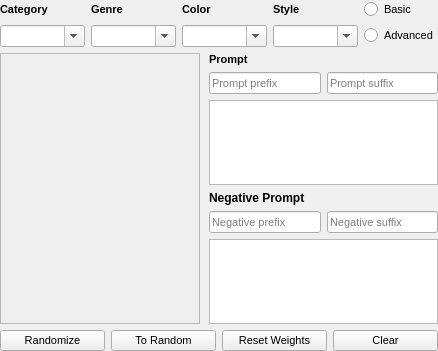
<?xml version="1.0" encoding="UTF-8"?>
<ui version="4.0">
 <class>Form</class>
 <widget class="QWidget" name="Form">
  <property name="geometry">
   <rect>
    <x>0</x>
    <y>0</y>
    <width>438</width>
    <height>351</height>
   </rect>
  </property>
  <property name="windowTitle">
   <string>Form</string>
  </property>
  <layout class="QGridLayout" name="gridLayout">
   <property name="leftMargin">
    <number>0</number>
   </property>
   <property name="topMargin">
    <number>0</number>
   </property>
   <property name="rightMargin">
    <number>0</number>
   </property>
   <property name="bottomMargin">
    <number>0</number>
   </property>
   <item row="1" column="0">
    <layout class="QGridLayout" name="gridLayout_9">
     <property name="horizontalSpacing">
      <number>9</number>
     </property>
     <item row="0" column="1">
      <widget class="QScrollArea" name="scrollArea">
       <property name="sizePolicy">
        <sizepolicy hsizetype="MinimumExpanding" vsizetype="Expanding">
         <horstretch>0</horstretch>
         <verstretch>0</verstretch>
        </sizepolicy>
       </property>
       <property name="minimumSize">
        <size>
         <width>200</width>
         <height>120</height>
        </size>
       </property>
       <property name="widgetResizable">
        <bool>true</bool>
       </property>
       <widget class="QWidget" name="scroll_grid">
        <property name="geometry">
         <rect>
          <x>0</x>
          <y>0</y>
          <width>198</width>
          <height>263</height>
         </rect>
        </property>
       </widget>
      </widget>
     </item>
     <item row="0" column="2">
      <layout class="QVBoxLayout" name="verticalLayout_3">
       <property name="spacing">
        <number>6</number>
       </property>
       <item>
        <widget class="QLabel" name="label_16">
         <property name="sizePolicy">
          <sizepolicy hsizetype="Maximum" vsizetype="Preferred">
           <horstretch>0</horstretch>
           <verstretch>0</verstretch>
          </sizepolicy>
         </property>
         <property name="maximumSize">
          <size>
           <width>200</width>
           <height>16777215</height>
          </size>
         </property>
         <property name="font">
          <font>
           <pointsize>8</pointsize>
           <bold>true</bold>
          </font>
         </property>
         <property name="text">
          <string>Prompt</string>
         </property>
        </widget>
       </item>
       <item>
        <layout class="QHBoxLayout" name="horizontalLayout">
         <property name="spacing">
          <number>6</number>
         </property>
         <item>
          <widget class="QLineEdit" name="prompt_prefix">
           <property name="font">
            <font>
             <pointsize>8</pointsize>
            </font>
           </property>
           <property name="placeholderText">
            <string>Prompt prefix</string>
           </property>
          </widget>
         </item>
         <item>
          <widget class="QLineEdit" name="prompt_suffix">
           <property name="font">
            <font>
             <pointsize>8</pointsize>
            </font>
           </property>
           <property name="placeholderText">
            <string>Prompt suffix</string>
           </property>
          </widget>
         </item>
        </layout>
       </item>
       <item>
        <widget class="QTextBrowser" name="prompt_text">
         <property name="sizePolicy">
          <sizepolicy hsizetype="MinimumExpanding" vsizetype="Expanding">
           <horstretch>0</horstretch>
           <verstretch>0</verstretch>
          </sizepolicy>
         </property>
         <property name="minimumSize">
          <size>
           <width>200</width>
           <height>0</height>
          </size>
         </property>
         <property name="maximumSize">
          <size>
           <width>16777215</width>
           <height>16777215</height>
          </size>
         </property>
         <property name="font">
          <font>
           <pointsize>8</pointsize>
          </font>
         </property>
         <property name="readOnly">
          <bool>false</bool>
         </property>
        </widget>
       </item>
       <item>
        <widget class="QLabel" name="label_17">
         <property name="sizePolicy">
          <sizepolicy hsizetype="Maximum" vsizetype="Preferred">
           <horstretch>0</horstretch>
           <verstretch>0</verstretch>
          </sizepolicy>
         </property>
         <property name="maximumSize">
          <size>
           <width>200</width>
           <height>16777215</height>
          </size>
         </property>
         <property name="font">
          <font>
           <pointsize>9</pointsize>
           <bold>true</bold>
          </font>
         </property>
         <property name="text">
          <string>Negative Prompt</string>
         </property>
        </widget>
       </item>
       <item>
        <layout class="QHBoxLayout" name="horizontalLayout_2">
         <property name="spacing">
          <number>6</number>
         </property>
         <item>
          <widget class="QLineEdit" name="negative_prompt_prefix">
           <property name="font">
            <font>
             <pointsize>8</pointsize>
            </font>
           </property>
           <property name="placeholderText">
            <string>Negative prefix</string>
           </property>
          </widget>
         </item>
         <item>
          <widget class="QLineEdit" name="negative_prompt_suffix">
           <property name="font">
            <font>
             <pointsize>8</pointsize>
            </font>
           </property>
           <property name="placeholderText">
            <string>Negative suffix</string>
           </property>
          </widget>
         </item>
        </layout>
       </item>
       <item>
        <widget class="QTextBrowser" name="negative_prompt_text">
         <property name="sizePolicy">
          <sizepolicy hsizetype="MinimumExpanding" vsizetype="Expanding">
           <horstretch>0</horstretch>
           <verstretch>0</verstretch>
          </sizepolicy>
         </property>
         <property name="minimumSize">
          <size>
           <width>200</width>
           <height>0</height>
          </size>
         </property>
         <property name="maximumSize">
          <size>
           <width>16777215</width>
           <height>16777215</height>
          </size>
         </property>
         <property name="font">
          <font>
           <pointsize>8</pointsize>
          </font>
         </property>
         <property name="readOnly">
          <bool>false</bool>
         </property>
        </widget>
       </item>
      </layout>
     </item>
    </layout>
   </item>
   <item row="0" column="0">
    <layout class="QGridLayout" name="gridLayout_10">
     <item row="1" column="4">
      <widget class="QRadioButton" name="advanced_radio">
       <property name="font">
        <font>
         <pointsize>8</pointsize>
        </font>
       </property>
       <property name="text">
        <string>Advanced</string>
       </property>
      </widget>
     </item>
     <item row="1" column="3">
      <widget class="QComboBox" name="prompt_style">
       <property name="sizePolicy">
        <sizepolicy hsizetype="MinimumExpanding" vsizetype="Fixed">
         <horstretch>0</horstretch>
         <verstretch>0</verstretch>
        </sizepolicy>
       </property>
       <property name="minimumSize">
        <size>
         <width>80</width>
         <height>22</height>
        </size>
       </property>
       <property name="maximumSize">
        <size>
         <width>16777215</width>
         <height>16777215</height>
        </size>
       </property>
       <property name="font">
        <font>
         <pointsize>9</pointsize>
        </font>
       </property>
       <property name="editable">
        <bool>true</bool>
       </property>
       <property name="insertPolicy">
        <enum>QComboBox::InsertAlphabetically</enum>
       </property>
      </widget>
     </item>
     <item row="1" column="1">
      <widget class="QComboBox" name="prompt_genre">
       <property name="sizePolicy">
        <sizepolicy hsizetype="MinimumExpanding" vsizetype="Fixed">
         <horstretch>0</horstretch>
         <verstretch>0</verstretch>
        </sizepolicy>
       </property>
       <property name="minimumSize">
        <size>
         <width>80</width>
         <height>22</height>
        </size>
       </property>
       <property name="font">
        <font>
         <pointsize>9</pointsize>
        </font>
       </property>
       <property name="editable">
        <bool>true</bool>
       </property>
       <property name="insertPolicy">
        <enum>QComboBox::InsertAlphabetically</enum>
       </property>
      </widget>
     </item>
     <item row="0" column="1">
      <widget class="QLabel" name="label">
       <property name="font">
        <font>
         <pointsize>8</pointsize>
         <bold>true</bold>
        </font>
       </property>
       <property name="text">
        <string>Genre</string>
       </property>
      </widget>
     </item>
     <item row="1" column="2">
      <widget class="QComboBox" name="prompt_color">
       <property name="sizePolicy">
        <sizepolicy hsizetype="MinimumExpanding" vsizetype="Fixed">
         <horstretch>0</horstretch>
         <verstretch>0</verstretch>
        </sizepolicy>
       </property>
       <property name="minimumSize">
        <size>
         <width>80</width>
         <height>22</height>
        </size>
       </property>
       <property name="font">
        <font>
         <pointsize>9</pointsize>
        </font>
       </property>
       <property name="editable">
        <bool>true</bool>
       </property>
       <property name="insertPolicy">
        <enum>QComboBox::InsertAlphabetically</enum>
       </property>
      </widget>
     </item>
     <item row="0" column="0">
      <widget class="QLabel" name="label_2">
       <property name="sizePolicy">
        <sizepolicy hsizetype="Maximum" vsizetype="Maximum">
         <horstretch>0</horstretch>
         <verstretch>0</verstretch>
        </sizepolicy>
       </property>
       <property name="font">
        <font>
         <pointsize>8</pointsize>
         <bold>true</bold>
        </font>
       </property>
       <property name="text">
        <string>Category</string>
       </property>
      </widget>
     </item>
     <item row="0" column="3">
      <widget class="QLabel" name="label_11">
       <property name="sizePolicy">
        <sizepolicy hsizetype="Maximum" vsizetype="Preferred">
         <horstretch>0</horstretch>
         <verstretch>0</verstretch>
        </sizepolicy>
       </property>
       <property name="font">
        <font>
         <pointsize>8</pointsize>
         <bold>true</bold>
        </font>
       </property>
       <property name="text">
        <string>Style</string>
       </property>
      </widget>
     </item>
     <item row="0" column="4">
      <widget class="QRadioButton" name="basic_radio">
       <property name="font">
        <font>
         <pointsize>8</pointsize>
        </font>
       </property>
       <property name="text">
        <string>Basic</string>
       </property>
      </widget>
     </item>
     <item row="0" column="2">
      <widget class="QLabel" name="label_8">
       <property name="font">
        <font>
         <pointsize>8</pointsize>
         <bold>true</bold>
        </font>
       </property>
       <property name="text">
        <string>Color</string>
       </property>
      </widget>
     </item>
     <item row="1" column="0">
      <widget class="QComboBox" name="prompt_category">
       <property name="sizePolicy">
        <sizepolicy hsizetype="MinimumExpanding" vsizetype="Fixed">
         <horstretch>0</horstretch>
         <verstretch>0</verstretch>
        </sizepolicy>
       </property>
       <property name="minimumSize">
        <size>
         <width>80</width>
         <height>22</height>
        </size>
       </property>
       <property name="maximumSize">
        <size>
         <width>16777215</width>
         <height>16777215</height>
        </size>
       </property>
       <property name="font">
        <font>
         <pointsize>9</pointsize>
        </font>
       </property>
       <property name="editable">
        <bool>true</bool>
       </property>
       <property name="insertPolicy">
        <enum>QComboBox::InsertAlphabetically</enum>
       </property>
      </widget>
     </item>
    </layout>
   </item>
   <item row="2" column="0">
    <layout class="QHBoxLayout" name="horizontalLayout_3">
     <item>
      <widget class="QPushButton" name="randomize_values_button">
       <property name="sizePolicy">
        <sizepolicy hsizetype="MinimumExpanding" vsizetype="Fixed">
         <horstretch>0</horstretch>
         <verstretch>0</verstretch>
        </sizepolicy>
       </property>
       <property name="minimumSize">
        <size>
         <width>20</width>
         <height>0</height>
        </size>
       </property>
       <property name="maximumSize">
        <size>
         <width>16777215</width>
         <height>16777215</height>
        </size>
       </property>
       <property name="font">
        <font>
         <pointsize>8</pointsize>
        </font>
       </property>
       <property name="text">
        <string>Randomize</string>
       </property>
      </widget>
     </item>
     <item>
      <widget class="QPushButton" name="values_to_random_button">
       <property name="sizePolicy">
        <sizepolicy hsizetype="MinimumExpanding" vsizetype="Minimum">
         <horstretch>0</horstretch>
         <verstretch>0</verstretch>
        </sizepolicy>
       </property>
       <property name="minimumSize">
        <size>
         <width>20</width>
         <height>0</height>
        </size>
       </property>
       <property name="maximumSize">
        <size>
         <width>16777215</width>
         <height>16777215</height>
        </size>
       </property>
       <property name="font">
        <font>
         <pointsize>8</pointsize>
        </font>
       </property>
       <property name="text">
        <string>To Random</string>
       </property>
      </widget>
     </item>
     <item>
      <widget class="QPushButton" name="reset_weights_button">
       <property name="sizePolicy">
        <sizepolicy hsizetype="MinimumExpanding" vsizetype="Fixed">
         <horstretch>0</horstretch>
         <verstretch>0</verstretch>
        </sizepolicy>
       </property>
       <property name="minimumSize">
        <size>
         <width>20</width>
         <height>0</height>
        </size>
       </property>
       <property name="maximumSize">
        <size>
         <width>16777215</width>
         <height>16777215</height>
        </size>
       </property>
       <property name="font">
        <font>
         <pointsize>8</pointsize>
        </font>
       </property>
       <property name="text">
        <string>Reset Weights</string>
       </property>
      </widget>
     </item>
     <item>
      <widget class="QPushButton" name="clear_values_button">
       <property name="sizePolicy">
        <sizepolicy hsizetype="MinimumExpanding" vsizetype="Fixed">
         <horstretch>0</horstretch>
         <verstretch>0</verstretch>
        </sizepolicy>
       </property>
       <property name="minimumSize">
        <size>
         <width>20</width>
         <height>0</height>
        </size>
       </property>
       <property name="maximumSize">
        <size>
         <width>16777215</width>
         <height>16777215</height>
        </size>
       </property>
       <property name="font">
        <font>
         <pointsize>8</pointsize>
        </font>
       </property>
       <property name="text">
        <string>Clear</string>
       </property>
      </widget>
     </item>
    </layout>
   </item>
  </layout>
 </widget>
 <resources/>
 <connections/>
</ui>
